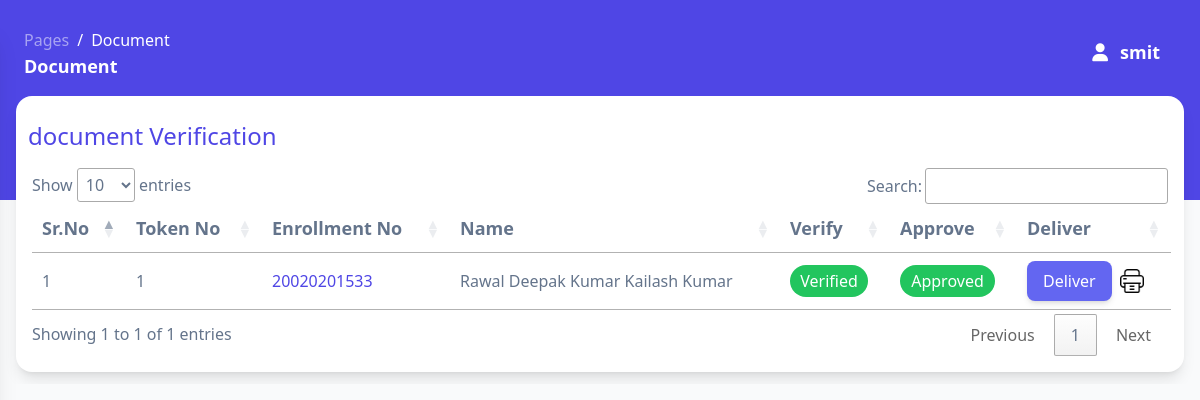
Page /Admin_side/public/document.php (signed in) on the committed database.
### tables this page shows
CREATE TABLE IF NOT EXISTS `document` (
  `id` int NOT NULL AUTO_INCREMENT,
  `enrollment_no` varchar(500) NOT NULL,
  `name` varchar(500) NOT NULL,
  `father_name` varchar(500) NOT NULL,
  `course` varchar(500) NOT NULL,
  `semester` varchar(500) NOT NULL,
  `mobile_no` varchar(500) NOT NULL,
  `email` varchar(500) NOT NULL,
  `purpose` varchar(500) NOT NULL,
  `date` date NOT NULL,
  `document10th` tinyint(1) NOT NULL DEFAULT '0',
  `document12th` tinyint(1) NOT NULL DEFAULT '0',
  `leaving_certificate` tinyint(1) NOT NULL DEFAULT '0',
  `fee_recipt` varchar(500) NOT NULL,
  `remark` varchar(500) NOT NULL,
  `status` varchar(500) NOT NULL,
  `verify_flag` tinyint(1) NOT NULL DEFAULT '0',
  `verify_by` varchar(500) NOT NULL,
  `approve_flag` tinyint(1) NOT NULL DEFAULT '0',
  `approve_by` varchar(500) NOT NULL,
  `delever_flag` tinyint(1) NOT NULL DEFAULT '0',
  `return_flag` tinyint(1) NOT NULL DEFAULT '0',
  `apply_date` date NOT NULL,
  PRIMARY KEY (`id`)
);

### Admin_side/private/document_server.php (called while the page is built, shortened)
<?php
class Document
{
    function get_details()
    {
        $con = connect();
        $query = "SELECT * FROM `document` ORDER BY id DESC";
        $result = mysqli_query($con, $query);
        return $result;
    }
}
?>

### Admin_side/public/document.php (the view, shortened to what this page needs)
<?php
include('private/document_server.php');
$document = new Document;
?>
<!DOCTYPE html>
<html>
<head>
  <link href="private/assets/css/nucleo-icons.css" rel="stylesheet" />
  <link href="private/assets/css/nucleo-svg.css" rel="stylesheet" />
  <link rel="stylesheet" href="private/assets/css/tooltips.css">
  <link rel="stylesheet" href="input.css">
  <script src="https://cdn.tailwindcss.com"></script>
  <link rel="stylesheet" href="https://cdn.datatables.net/1.13.1/css/jquery.dataTables.min.css">
  <link rel="stylesheet" href="https://cdn.datatables.net/buttons/2.3.6/css/buttons.dataTables.min.css">
</head>
<body class="m-0 font-sans text-base antialiased font-normal bg-gray-50 text-slate-500 overflow-hidden">
  <main
    class="relative h-full max-h-screen transition-all duration-200 ease-in-out xl:ml-68 rounded-xl overflow-x-hidden scroll-smooth overflow-y-visible">
    <nav
      class="relative flex flex-wrap items-center justify-between px-0 pt-5 mx-6 transition-all ease-in shadow-none duration-250 rounded-2xl lg:flex-nowrap lg:justify-start"
      navbar-main navbar-scroll="false">
      <div class="flex w-full 2xl:px-4 py-1 mx-auto flex-wrap-inherit">
        <nav class="xl:pl-80">
          <ol class="flex flex-wrap pt-1 bg-transparent rounded-lg">
            <li class="text-sm leading-normal">
              <a class="text-white opacity-50 text-base" href="javascript:;">Pages</a>
            </li>
            <li
              class="text-base pl-2 capitalize leading-normal text-white before:float-left before:pr-2 before:text-white before:content-['/']"
              aria-current="page">document</li>
          </ol>
          <h6 class="mb-0 font-bold text-white capitalize text-lg">document</h6>
        </nav>
        <div class="flex items-center justify-end mt-2 grow sm:mt-0 sm:mr-6 md:mr-0 lg:flex lg:basis-auto">
          <ul class="flex flex-row justify-end pl-0 mb-0 list-none md-max:w-full">
            <li class="flex items-center xl:mr-3">
              <?php
              if ($_SESSION['name'] == "") {
                ?>
                <a href="signin" class="block px-0 py-2 text-lg font-semibold text-white transition-all ease-nav-brand">
                  <i class="fa fa-user sm:mr-1"></i>
                  <span class="hidden sm:inline">Sign In</span>
                </a>
                <?php
              } else {
                ?>
                <a href="signout">
                  <i class="fa fa-user sm:mr-2 text-white font-semibold text-lg"></i>
                  <span class="hidden sm:inline text-white font-semibold text-lg">
                    <?php echo $_SESSION['name']; ?>
                  </span>
                </a>
                <?php
              }
              ?>
            </li>
            <li class="flex items-center pl-4 xl:hidden">
            </li>
        </div>
    </nav>
    <div class="w-full py-3 px-4 2xl:w-4/5 2xl:px-6 2xl:pt-8 xl:ml-80">
      <div class="min-w-full bg-white shadow-lg rounded-2xl mt-0 py-4">
        <div class="flex flex-col justify-start">
          <h1 class="text-2xl font-medium text-indigo-600 py-2 pl-3">document Verification</h1>
        </div>
        <div class="px-4 min-w-full text-left text-base mt-2 overflow-x-auto">
          <table id="myTable">
            <thead class="border-b font-medium text-lg">
              <tr>
                <th scope="col" class="px-6 py-3">Sr.No</th>
                <th scope="col" class="px-6 py-3 hidden lg:table-cell">Token No</th>
                <th scope="col" class="px-0 py-3">Enrollment No</th>
                <th scope="col" class="pr-6 py-3 hidden md:table-cell">Name</th>
                <th scope="col" class="px-6 py-3">Verify</th>
                <th scope="col" class="py-3">Approve</th>
                <th scope="col" class="py-3">Deliver</th>
              </tr>
            </thead>
            <tbody class="text-left">
              <?php
              $get_deatils = $document->get_details();
              $count = 0;
              while ($row = mysqli_fetch_assoc($get_deatils)) {
                $count++;
                ?>
                <tr class="border-b transition duration-300 ease-in-out hover:bg-neutral-100 2xl:text-lg">
                  <td class="whitespace-nowrap px-6 py-4 font-medium">
                    <?php echo $count; ?>
                  </td>
                  <td class="whitespace-nowrap px-6 py-4 hidden lg:table-cell">
                    <?php echo $row['id']; ?>
                  </td>
                  <td class="whitespace-nowrap px-0 py-4">
                    <a href="document_verification?verify_id=<?php echo $row['id']; ?>"
                      class="text-indigo-600 font-medium"><?php echo $row['enrollment_no']; ?></a>
                  </td>
                  <td class="whitespace-nowrap pr-6 py-4 hidden md:table-cell">
                    <?php echo $row['name']; ?>
                  </td>
                  <td class="whitespace-nowrap px-6 py-4">
                    <?php if ($_SESSION['type'] == "Clerk" && $row['verify_flag'] == 0 && $row['remark'] == "") { ?>
                      <a href="document_verification?verify_id=<?php echo $row['id']; ?>"><button name="view" id="view"
                          class="bg-indigo-600 px-4 py-2 rounded-lg text-white font-medium hover:bg-indigo-500 shadow-md">View</button></a>
                    <?php } else if ($_SESSION['type'] == "Head" && $row['verify_flag'] == 0 && $row['remark'] == "") { ?>
                        <p class="text-md bg-yellow-600 mr-3 p-1 text-white font-medium text-center rounded-full">Pending</p>
                      <?php } else if ($row['verify_flag'] == 1 && $row['remark'] == "") { ?>
                          <p class="text-md bg-green-500 mr-3 p-1 text-white font-medium text-center rounded-full">Verified</p>
                        <?php } else if ($row['verify_flag'] == 0 || $row['verify_flag'] == 1 && $row['remark'] != "") { ?>
                            <p class="text-md bg-red-500 mr-3 p-1 text-white font-medium text-center rounded-full">Canceled</p>
                          <?php } ?>
                  </td>
                  <td class="whitespace-nowrap px-6 py-4">
                    <?php if ($_SESSION['type'] == "Head" && $row['verify_flag'] == 1 && $row['approve_flag'] == 0 && $row['remark'] == "") { ?>
                      <a href="document_verification?verify_id=<?php echo $row['id']; ?>"><button name="approve"
                          id="approve"
                          class="bg-indigo-600 px-4 py-2 rounded-lg text-white font-medium hover:bg-indigo-500 shadow-md">View</button></a>
                    <?php } else if (($_SESSION['type'] == "Clerk" || $_SESSION['type'] == "Head") && ($row['verify_flag'] == 1 || $row['verify_flag'] == 0) && $row['approve_flag'] == 0 && $row['remark'] == "") { ?>
                        <p class="text-md bg-yellow-600 mr-3 p-1 text-white font-medium text-center rounded-full">Pending</p>
                      <?php } else if ($row['approve_flag'] == 1 && $row['remark'] == "") { ?>
                          <p class="text-md bg-green-500 mr-3 p-1 text-white font-medium text-center rounded-full">Approved</p>
                        <?php } else if ($row['approve_flag'] == 0 && $row['remark'] != "") { ?>
                            <p class="text-md bg-red-500 mr-3 p-1 text-white font-medium text-center rounded-full">Canceled</p>
                          <?php } ?>
                  </td>
                  <td class="whitespace-nowrap px-6 py-4">
                    <?php if ($row['approve_flag'] == 1 && $_SESSION['type'] == "Clerk" && $row['delever_flag'] == 0 && $row['remark'] == "") { ?>
                      <div class="flex"> <a href="private/document_server.php?pickup_id=<?php echo $row['id']; ?>"><button
                            name="print"
                            class="bg-indigo-600 px-4 py-2 rounded-lg text-white font-medium hover:bg-indigo-500 shadow-md disabled:cursor-not-allowed disabled:bg-indigo-500 deliver"
                            disabled>Deliver</button></a>
                        <a href="document?deliver_id=<?php echo $row['id']; ?>" onclick="disable_toggle()"><img
                            class="h-6 my-2 ml-2" src=" private/Images/printer.png" alt="" srcset=""></a>
                      </div>
                    <?php } else if ($_SESSION['type'] == "Head" && $row['delever_flag'] == 0 && $row['remark'] == "") { ?>
                        <div class="flex">
                          <p class="text-base bg-yellow-600 mr-3 py-1 px-2 text-white font-medium text-center rounded-full">
                            Pending</p>
                        </div>
                      <?php } else if ($_SESSION['type'] == "Clerk" && $row['delever_flag'] == 0 && $row['remark'] == "") { ?>
                          <div class="flex">
                            <p class="text-base bg-yellow-600 mr-3 py-1 px-2 text-white font-medium text-center rounded-full">
                              Pending</p>
                          </div>
                        <?php } else if ($row['delever_flag'] == 1 && $row['remark'] == "") { ?>
                            <div class="flex ">
                              <p class="text-base bg-green-500 mr-3 py-1 px-2 text-white font-medium text-center rounded-full">
                                Delivered
                              </p>
                              <a href="document?deliver_id=<?php echo $row['id']; ?>" class="w-6 h-6 "><img class="m-auto"
                                  src="private/Images/printer.png" alt="" srcset=""></a>
                            </div>
                          <?php } else if ($row['verify_flag'] == 1 || $row['verify_flag'] == 0 && $row['delever_flag'] == 0 && $row['remark'] != "") { ?>
                              <div class="flex ">
                                <p class="text-base bg-red-500 mr-3 py-1 px-2 text-white font-medium text-center rounded-full">
                                  Canceled
                                </p>
                                <!-- <a href="document?deliver_id=<?php echo $row['id']; ?>"><img class="h-6 m-auto"
                                src="private/Images/printer.png" alt="" srcset=""></a> -->
                              </div>
                            <?php } ?>
                  </td>
                </tr>
                <?php
              }
              ?>
            </tbody>
          </table>
        </div>
      </div>
  </main>
</body>
</html>

### Admin_side/input.css (style rules this page uses)
html { line-height: 1.5; -webkit-text-size-adjust: 100%; -moz-tab-size: 4; -o-tab-size: 4; tab-size: 4; font-family: ui-sans-serif, system-ui, -apple-system, BlinkMacSystemFont, "Segoe UI", Roboto, "Helvetica Neue", Arial, "Noto Sans", sans-serif, "Apple Color Emoji", "Segoe UI Emoji", "Segoe UI Symbol", "Noto Color Emoji"; font-feature-settings: normal; font-variation-settings: normal; }
body { margin: 0; line-height: inherit; }
h1, h2, h3, h4, h5, h6 { font-size: inherit; font-weight: inherit; }
a { color: inherit; text-decoration: inherit; }
table { text-indent: 0; border-color: inherit; border-collapse: collapse; }
button, input, optgroup, select, textarea { font-family: inherit; font-size: 100%; font-weight: inherit; line-height: inherit; color: inherit; margin: 0; padding: 0; }
button, select { text-transform: none; }
button, [type='button'], [type='reset'], [type='submit'] { -webkit-appearance: button; background-color: transparent; background-image: none; }
blockquote, dl, dd, h1, h2, h3, h4, h5, h6, hr, figure, p, pre { margin: 0; }
ol, ul, menu { list-style: none; margin: 0; padding: 0; }
button, [role="button"] { cursor: pointer; }
:disabled { cursor: default; }
img, svg, video, canvas, audio, iframe, embed, object { display: block; vertical-align: middle; }
img, video { max-width: 100%; height: auto; }
.relative { position: relative; }
.hidden { display: none; }

### rows in the picture
document: id "1", enrollment_no "20020201533", name "Rawal Deepak Kumar Kailash Kumar", verify_flag "Verified", approve_flag 1 (drawn)

### other values in the picture
$_SESSION['name'] "smit"
